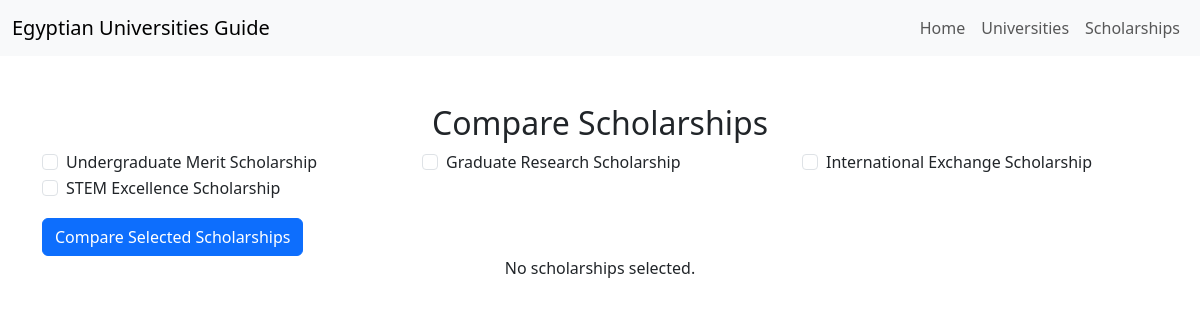
/scholarships/compare/ (signed in), run on the app's committed database.
### pages/models.py (models this page shows, shortened)
class Scholarship(models.Model):
    scholarshipID = models.IntegerField(unique=True)
    name = models.CharField(max_length=250)
    about = models.TextField()
    amount = models.FloatField()
    short_description = models.CharField(max_length=250, default="No description provided")

### pages/views.py (the view)
# urls.py: path('scholarships/compare/', views.compare_scholarships, name='compare_scholarships'),
@login_required
def compare_scholarships(request):
    scholarships = Scholarship.objects.all()
    selected_ids = request.GET.getlist("scholarships")
    selected_scholarships = Scholarship.objects.filter(scholarshipID__in=selected_ids) if selected_ids else []
    return render(request, "compare_scholarships.html", {
        "scholarships": scholarships,
        "selected_scholarships": selected_scholarships
    })

### pages/templates/compare_scholarships.html (shortened to what this page needs)
{% load static %}
<!DOCTYPE html>
<html lang="en">
<head>
    <link href="https://cdn.jsdelivr.net/npm/bootstrap@5.3.0-alpha3/dist/css/bootstrap.min.css" rel="stylesheet">
</head>
<body>
    <nav class="navbar navbar-expand-lg navbar-light bg-light">
        <div class="container-fluid">
            <a class="navbar-brand" href="#">Egyptian Universities Guide</a>
            <div class="collapse navbar-collapse" id="navbarNav">
                <ul class="navbar-nav ms-auto">
                    <li class="nav-item"><a class="nav-link" href="{% url 'index' %}">Home</a></li>
                    <li class="nav-item"><a class="nav-link" href="{% url 'universities' %}">Universities</a></li>
                    <li class="nav-item"><a class="nav-link" href="{% url 'scholarships' %}">Scholarships</a></li>
                </ul>
            </div>
        </div>
    </nav>
    <div class="container mt-5">
        <h2 class="text-center">Compare Scholarships</h2>
        <form method="GET" action="{% url 'compare_scholarships' %}">
            <div class="row mb-3">
                {% for scholarship in scholarships %}
                    <div class="col-md-4">
                        <div class="form-check">
                            <input class="form-check-input" type="checkbox" name="scholarships" value="{{ scholarship.scholarshipID }}" id="scholarship{{ scholarship.scholarshipID }}">
                            <label class="form-check-label" for="scholarship{{ scholarship.scholarshipID }}">
                                {{ scholarship.name }}
                            </label>
                        </div>
                    </div>
                {% endfor %}
            </div>
            <button type="submit" class="btn btn-primary">Compare Selected Scholarships</button>
        </form>
        {% if selected_scholarships %}
            <h3 class="mt-5 text-center">Selected Scholarships</h3>
            <div class="table-responsive">
                <table class="table table-bordered">
                    <thead class="table-dark">
                        <tr>
                            <th>Name</th>
                            <th>Short Description</th>
                            <th>Amount</th>
                            <th>About</th>
                        </tr>
                    </thead>
                    <tbody>
                        {% for scholarship in selected_scholarships %}
                            <tr>
                                <td>{{ scholarship.name }}</td>
                                <td>{{ scholarship.short_description }}</td>
                                <td>{{ scholarship.amount }}</td>
                                <td>{{ scholarship.about }}</td>
                            </tr>
                        {% endfor %}
                    </tbody>
                </table>
            </div>
        {% else %}
            <p class="text-center">No scholarships selected.</p>
        {% endif %}
    </div>
</body>
</html>

### data on the page
Scholarship: name "Undergraduate Merit Scholarship"
Scholarship: name "Graduate Research Scholarship"
Scholarship: name "International Exchange Scholarship"
Scholarship: name "STEM Excellence Scholarship"
